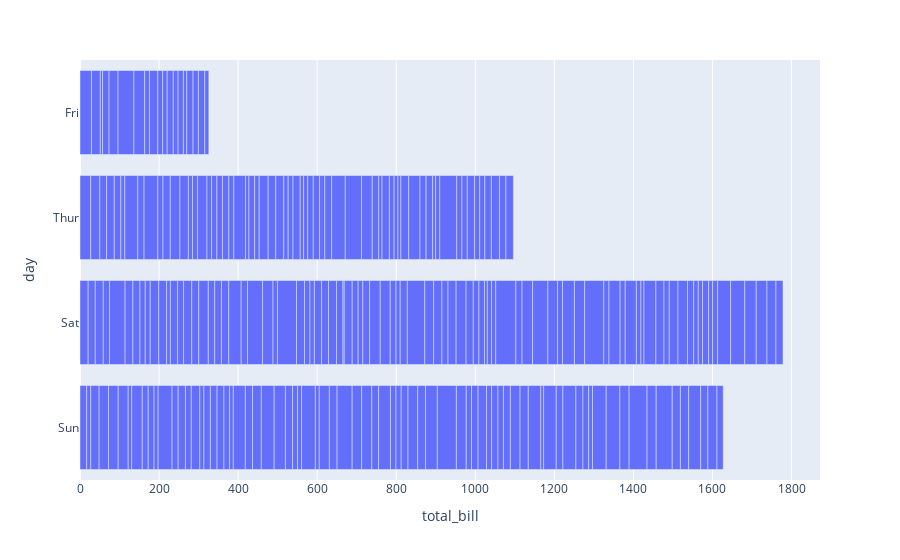

Notebook code for this chart:
### Code cell
df = px.data.tips()
fig = px.bar(df, x="total_bill", y="day", orientation='h')
fig.show()

### Figure 1 — Plotly figure (JSON) as saved in the notebook; plotly's stock layout.template omitted (floating-point values rounded to 4 significant figures; data arrays with more than 128 entries replaced by an {"elided": "..."} marker saying what was removed)
{"data": [{"alignmentgroup": "True", "hovertemplate": "total_bill=%{x}<br>day=%{y}<extra></extra>", "legendgroup": "", "marker": {"color": "#636efa", "pattern": {"shape": ""}}, "name": "", "offsetgroup": "", "orientation": "h", "showlegend": false, "textposition": "auto", "type": "bar", "x": {"elided": "244 float values"}, "xaxis": "x", "y": {"elided": "244 str values"}, "yaxis": "y"}], "layout": {"barmode": "relative", "legend": {"tracegroupgap": 0}, "margin": {"t": 60}, "xaxis": {"anchor": "y", "domain": [0, 1], "title": {"text": "total_bill"}}, "yaxis": {"anchor": "x", "domain": [0, 1], "title": {"text": "day"}}}}
